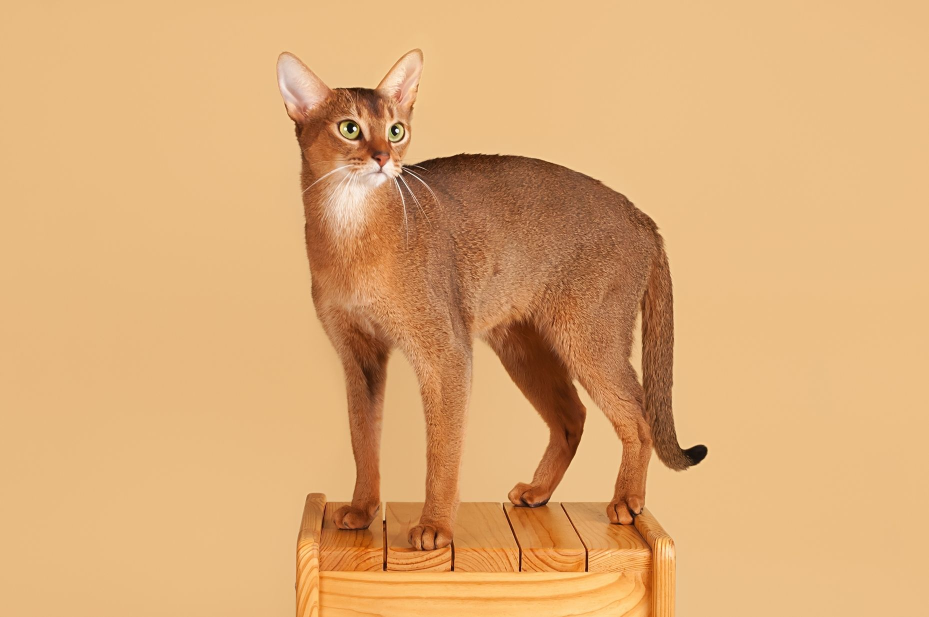
#> input picture image_neural_service/control_images/control_abyssinian_original.jpg, 1858 x 1234 px (shown at 1/2 size)
$ python degrade_image.py
#> lines starting #> are read from the running program, lines starting #| are printed output that depends on the picture
from pathlib import Path

import numpy as np
from PIL import Image, ImageFilter

source_path = Path("control_images/control_abyssinian_original.jpg")
output_dir = Path("control_images")
output_dir.mkdir(exist_ok=True)

image = Image.open(source_path).convert("RGB")
#> image is the input picture: PIL image 1858x1234 RGB; mean R, G, B 221.2, 171.8, 117.7
image.thumbnail((1200, 1200))
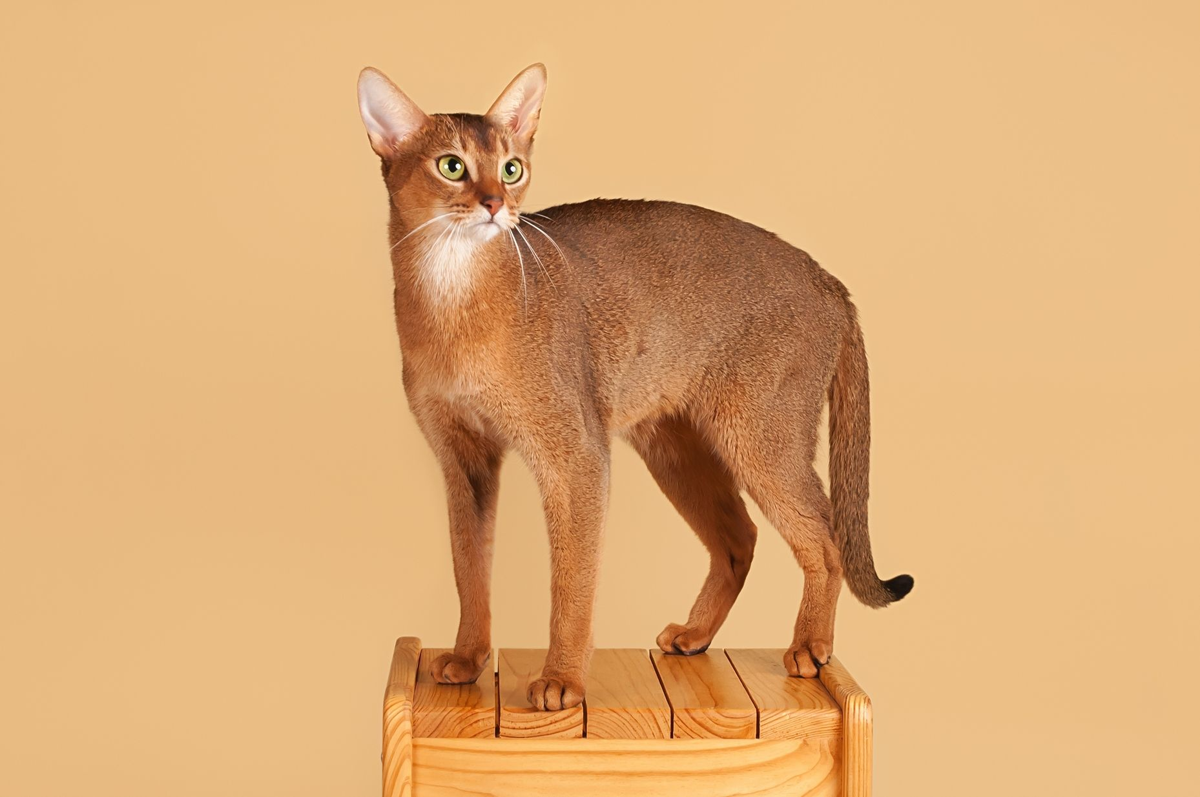
#> image: PIL image 1200x797 RGB; mean R, G, B 221.2, 171.8, 117.7

# Вариант 1. Шум, на нем модель обычно показывает наиболее заметное улучшение.
array = np.array(image).astype(np.float32)
random_generator = np.random.default_rng(42)
noise = random_generator.normal(loc=0, scale=22, size=array.shape)
noisy_array = np.clip(array + noise, 0, 255).astype(np.uint8)
Image.fromarray(noisy_array).save(output_dir / "control_abyssinian_noise.jpg", quality=94)

# Вариант 2. Размытие, подходит для демонстрации восстановления деталей.
blurred_image = image.filter(ImageFilter.GaussianBlur(radius=2.2))
blurred_image.save(output_dir / "control_abyssinian_blur.jpg", quality=94)

# Вариант 3. Уменьшение и обратное увеличение размера.
small_size = (max(1, image.width // 2), max(1, image.height // 2))
#> small_size = (600, 398)
downscaled_image = image.resize(small_size, Image.Resampling.BICUBIC)
upscaled_image = downscaled_image.resize(image.size, Image.Resampling.BICUBIC)
upscaled_image.save(output_dir / "control_abyssinian_downscale.jpg", quality=94)

print("Файлы подготовлены:")
print(output_dir / "control_abyssinian_original.jpg")
print(output_dir / "control_abyssinian_noise.jpg")
print(output_dir / "control_abyssinian_blur.jpg")
print(output_dir / "control_abyssinian_downscale.jpg")
